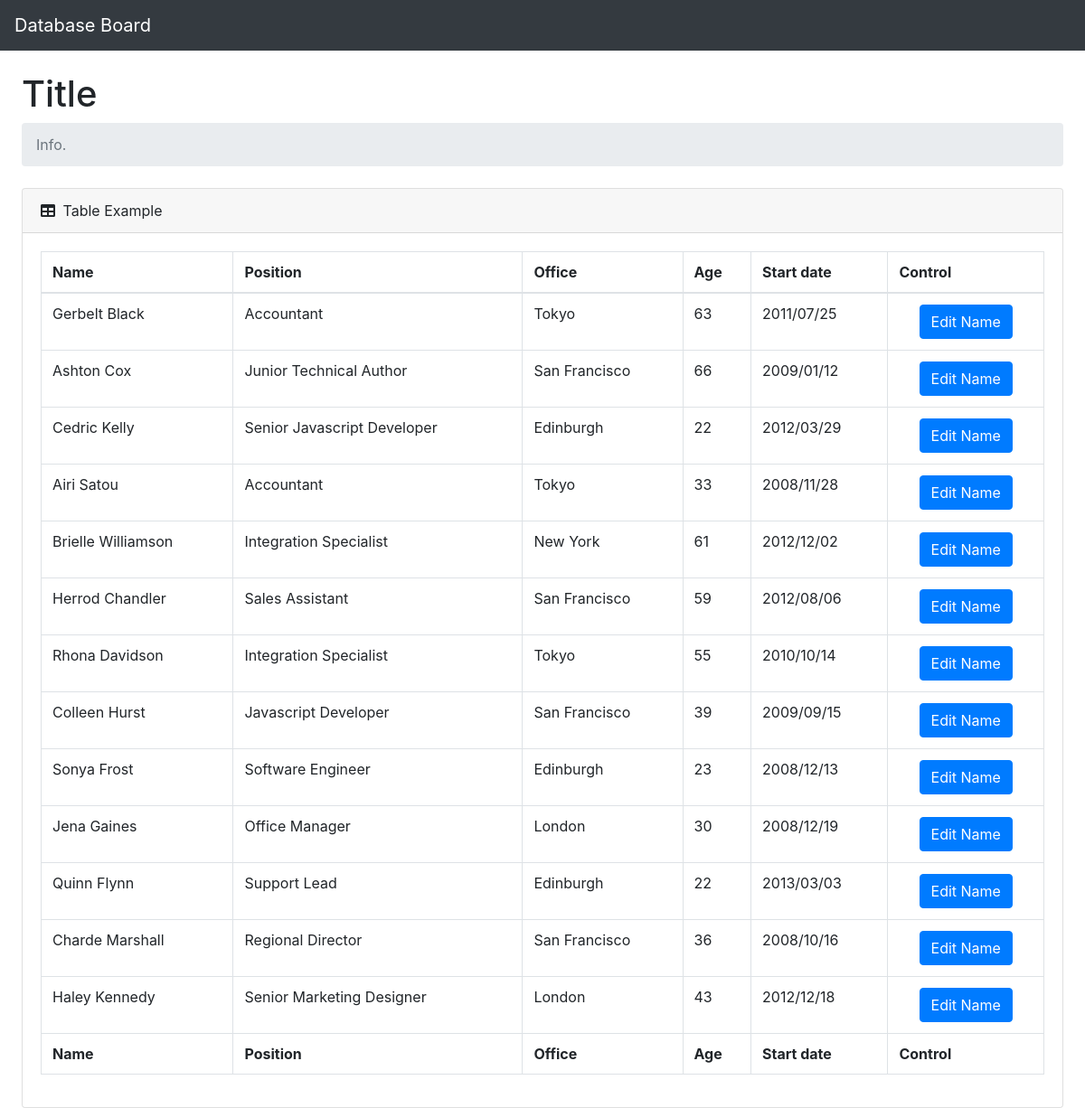
The page / on the database its author committed.
### tables this page shows
CREATE TABLE `employees` (
  `id` int(11) NOT NULL,
  `name` varchar(30) DEFAULT NULL,
  `position` varchar(30) DEFAULT NULL,
  `office` varchar(30) DEFAULT NULL,
  `age` int(11) DEFAULT NULL,
  `start_date` varchar(30) DEFAULT NULL
);

### index.php (the view, shortened to what this page needs)
<?php
$dbhost = 'localhost';
$dbname = 'table';
$dbusername = 'root';
$dbpassword = '';
$mysqli   = mysqli_connect($dbhost, $dbusername, $dbpassword, $dbname);
$stmt = $mysqli->prepare("SELECT * FROM `employees` ;");
$stmt->execute();
$result = $stmt->get_result();
?>
<html lang="en">
<head>
    <link href="styles.css" rel="stylesheet" />
    <link href="https://cdn.datatables.net/1.10.20/css/dataTables.bootstrap4.min.css" rel="stylesheet" />
</head>
<body>
    <nav class="sb-nav-fixed sb-topnav navbar navbar-expand navbar-dark bg-dark">
        <a class="navbar-brand" href="index.html">Database Board</a>
    </nav>
    <main>
        <div class="container-fluid">
            <h1 class="mt-4">Title</h1>
            <ol class="breadcrumb mb-4">
                <li class="breadcrumb-item active">Info.</li>
            </ol>
            <div class="card mb-4">
                <div class="card-header">
                    <i class="fas fa-table mr-1"></i>
                    Table Example
                </div>
                <div class="card-body">
                    <div class="table-responsive">
                        <table class="table table-bordered" id="dataTable" width="100%" cellspacing="0">
                            <thead>
                                <tr>
                                    <th>Name</th>
                                    <th>Position</th>
                                    <th>Office</th>
                                    <th>Age</th>
                                    <th>Start date</th>
                                    <th>Control</th>
                                </tr>
                            </thead>
                            <tfoot>
                                <tr>
                                    <th>Name</th>
                                    <th>Position</th>
                                    <th>Office</th>
                                    <th>Age</th>
                                    <th>Start date</th>
                                    <th>Control</th>
                                </tr>
                            </tfoot>
                            <tbody>
                                <?php while ($row = $result->fetch_assoc()) { ?>
                                    <tr>
                                        <td><?php echo $row['name']; ?></td>
                                        <td><?php echo $row['position']; ?></td>
                                        <td><?php echo $row['office']; ?></td>
                                        <td><?php echo $row['age']; ?></td>
                                        <td><?php echo $row['start_date']; ?></td>
                                        <td style="text-align: center;"><button data-id="<?php echo $row['id']; ?>" class=" edit btn btn-primary" data-toggle="modal" data-target="#Modal">Edit Name</button></td>
                                    </tr>
                                <?php } ?>
                            </tbody>
                        </table>
                    </div>
                </div>
            </div>
        </div>
    </main>
</body>
</html>

### rows shown on the page
employees: name "Gerbelt Black", position "Accountant", office "Tokyo", age "63", start_date "2011/07/25"
employees: name "Ashton Cox", position "Junior Technical Author", office "San Francisco", age "66", start_date "2009/01/12"
employees: name "Cedric Kelly", position "Senior Javascript Developer", office "Edinburgh", age "22", start_date "2012/03/29"
employees: name "Airi Satou", position "Accountant", office "Tokyo", age "33", start_date "2008/11/28"
employees: name "Brielle Williamson", position "Integration Specialist", office "New York", age "61", start_date "2012/12/02"
employees: name "Herrod Chandler", position "Sales Assistant", office "San Francisco", age "59", start_date "2012/08/06"
employees: name "Rhona Davidson", position "Integration Specialist", office "Tokyo", age "55", start_date "2010/10/14"
employees: name "Colleen Hurst", position "Javascript Developer", office "San Francisco", age "39", start_date "2009/09/15"
employees: name "Sonya Frost", position "Software Engineer", office "Edinburgh", age "23", start_date "2008/12/13"
employees: name "Jena Gaines", position "Office Manager", office "London", age "30", start_date "2008/12/19"
employees: name "Quinn Flynn", position "Support Lead", office "Edinburgh", age "22", start_date "2013/03/03"
employees: name "Charde Marshall", position "Regional Director", office "San Francisco", age "36", start_date "2008/10/16"
employees: name "Haley Kennedy", position "Senior Marketing Designer", office "London", age "43", start_date "2012/12/18"
